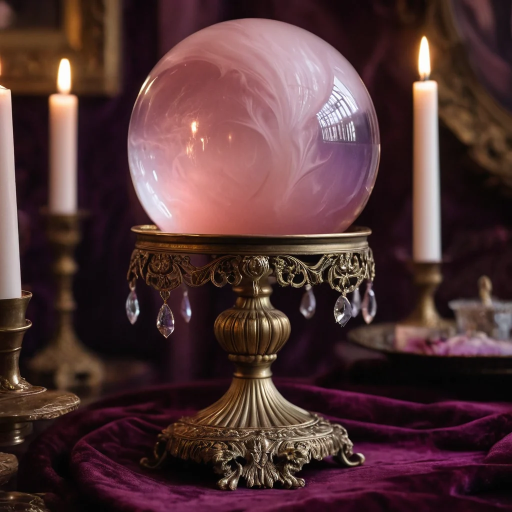
#> input picture assets/bola.webp, 1024 x 1024 px, given in place of moeda-lua.png, which was not available (shown at 1/2 size)
$ python preparar_jogos.py ../assets/bola.webp
#> lines starting #> are read from the running program, lines starting #| are printed output that depends on the picture; after the words box and inside, x2 and y2 are one past the last pixel; in counts of white or black regions, pixels touching at a corner belong together; pictures that were not available may be replaced by others from this repository, and a replacement may not be noted
"""Leva as imagens dos jogos (geradas na RX 7900 XTX) para assets/jogos.

Uso: python ferramentas/preparar_jogos.py pasta_rodada3
As moedas e a roda vieram sobre fundo preto: são recortadas em círculo (centro e raio medidos na imagem 1024x1024).
"""
import sys
from pathlib import Path
from PIL import Image, ImageDraw, ImageFilter

ORIGEM = Path(sys.argv[1])
DESTINO = Path(__file__).resolve().parent.parent / "assets" / "jogos"
DESTINO.mkdir(parents=True, exist_ok=True)

def circulo(nome, cx, cy, r, lado):
#> called with nome = 'moeda-lua', cx = 512, cy = 512, r = 432, lado = 360
    img = Image.open(ORIGEM / f"{nome}.png").convert("RGBA").crop((cx - r, cy - r, cx + r, cy + r))
    m = Image.new("L", img.size, 0); ImageDraw.Draw(m).ellipse((2, 2, 2 * r - 2, 2 * r - 2), fill=255)
#> after `m = Image.new('L', img.size, 0)`: m: PIL image 864x864 L; every value is 0
#> after `ImageDraw.Draw(m).ellipse((2, 2, 2 * r - 2, 2 * r - 2), fill=255)`:
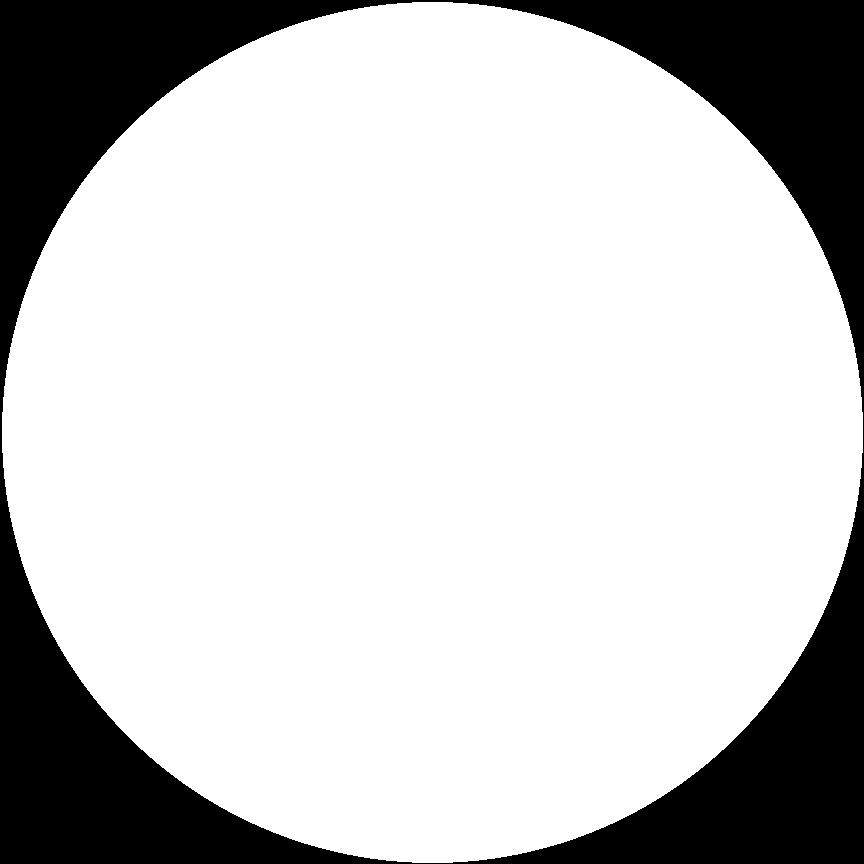
#> m: PIL image 864x864 L; 78% white; 1 black region, box (x1, y1, x2, y2) and area: (0, 0, 864, 864) 164407
    img.putalpha(m.filter(ImageFilter.GaussianBlur(1.5)))
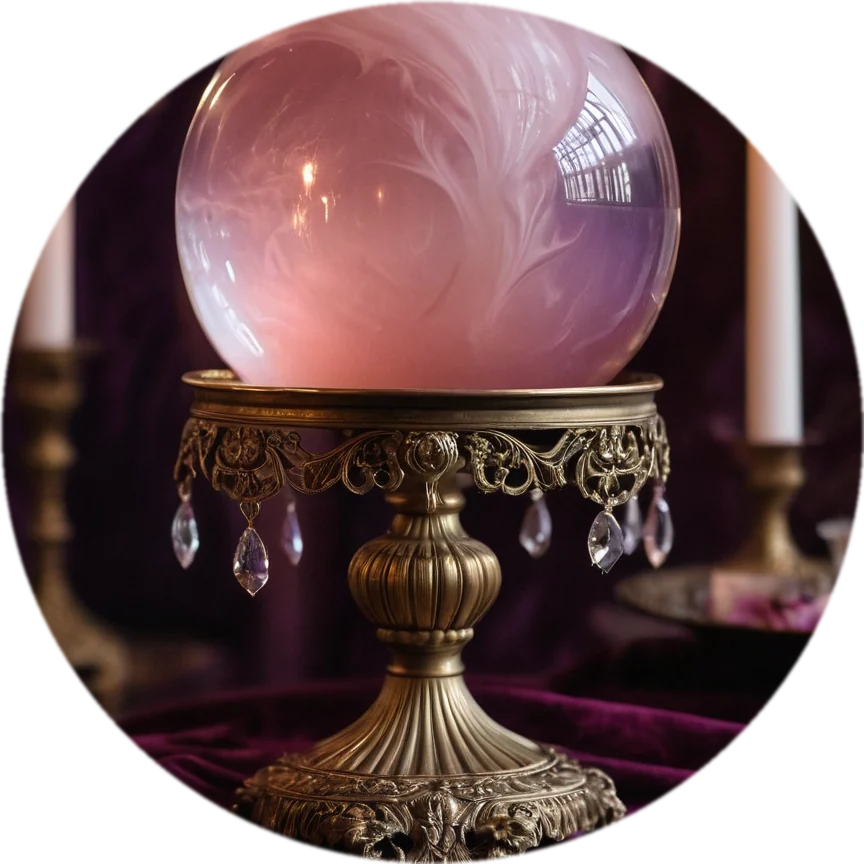
#> img: PIL image 864x864 RGBA; mean R, G, B, A 88.3, 58.9, 59, 198.8; transparent parts drawn white
    img.resize((lado, lado), Image.LANCZOS).save(DESTINO / f"{nome}.webp", "WEBP", quality=90, method=6)

circulo("moeda-lua", 512, 512, 432, 360)
circulo("moeda-rosa", 512, 512, 492, 360)
#> call 2 of circulo, with nome = 'moeda-rosa', cx = 512, cy = 512, r = 492, lado = 360
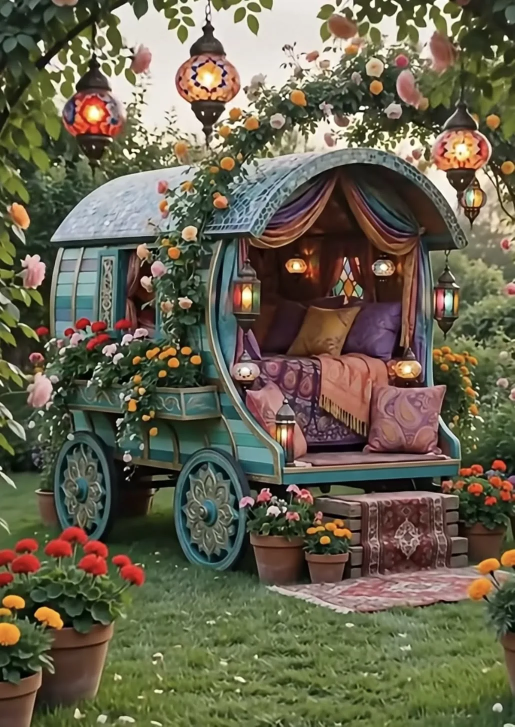
#> input picture assets/carroca-jardim.webp, 1029 x 1453 px, given in place of moeda-rosa.png, which was not available (shown at 1/2 size)
#> in circulo (call 2), `m = Image.new('L', img.size, 0)`: m: PIL image 984x984 L; every value is 0
#> in circulo (call 2), `ImageDraw.Draw(m).ellipse((2, 2, 2 * r - 2, 2 * r - 2), fill=255)`: m: PIL image 984x984 L; 78% white; 1 black region, box (x1, y1, x2, y2) and area: (0, 0, 984, 984) 212535
#> in circulo (call 2), `img.resize((lado, lado), Image.LANCZOS).save(DESTINO / f"{nome}.webp",..`:
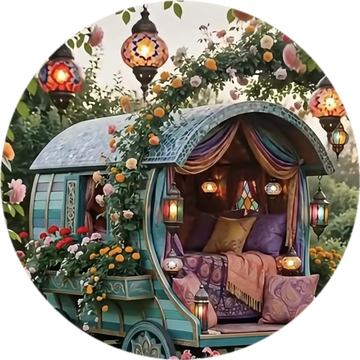
#> saved as moeda-rosa.webp: PIL image 360x360 RGBA; mean R, G, B, A 89.5, 82.1, 71.9, 199; transparent parts drawn white
circulo("roda-fortuna", 512, 487, 476, 800)
#> call 3 of circulo, with nome = 'roda-fortuna', cx = 512, cy = 487, r = 476, lado = 800
#> in circulo (call 3), `m = Image.new('L', img.size, 0)`: m: PIL image 952x952 L; every value is 0
#> in circulo (call 3), `ImageDraw.Draw(m).ellipse((2, 2, 2 * r - 2, 2 * r - 2), fill=255)`: m: PIL image 952x952 L; 78% white; 1 black region, box (x1, y1, x2, y2) and area: (0, 0, 952, 952) 199155
#> in circulo (call 3), `img.putalpha(m.filter(ImageFilter.GaussianBlur(1.5)))`:
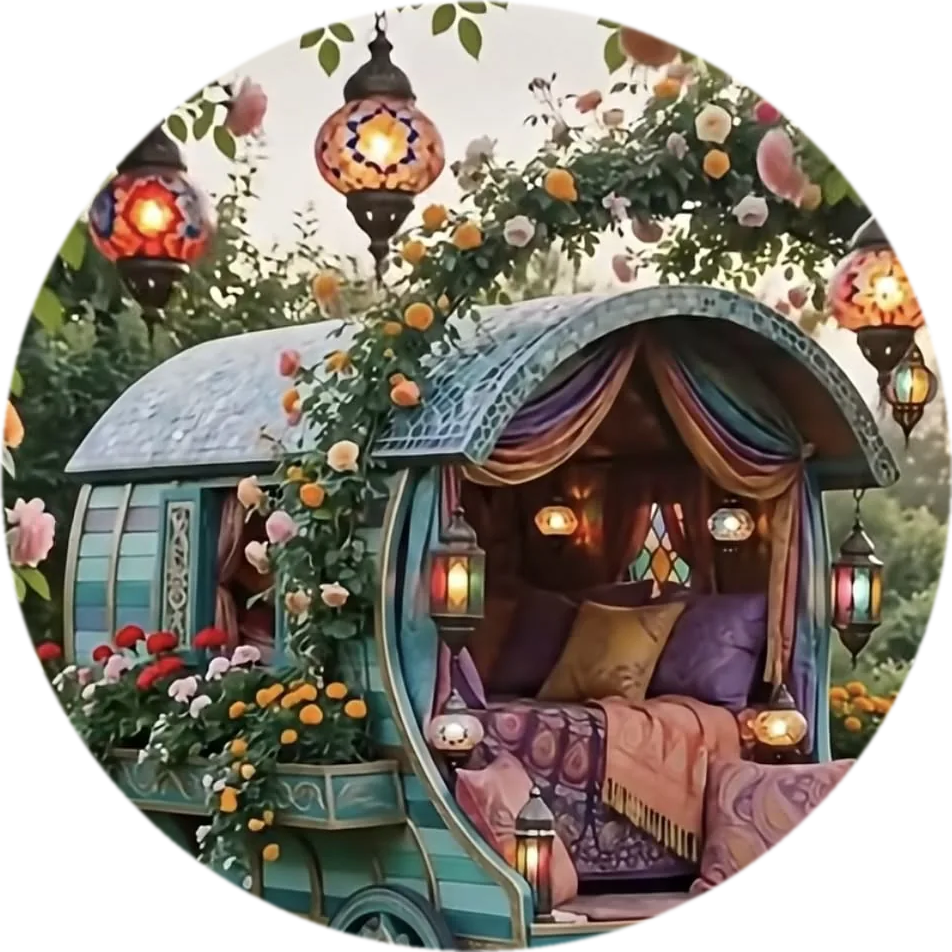
#> img: PIL image 952x952 RGBA; mean R, G, B, A 111.1, 103.4, 88.7, 199; transparent parts drawn white

m = Image.open(ORIGEM / "mao.png").convert("RGB"); m.thumbnail((832, 1216))
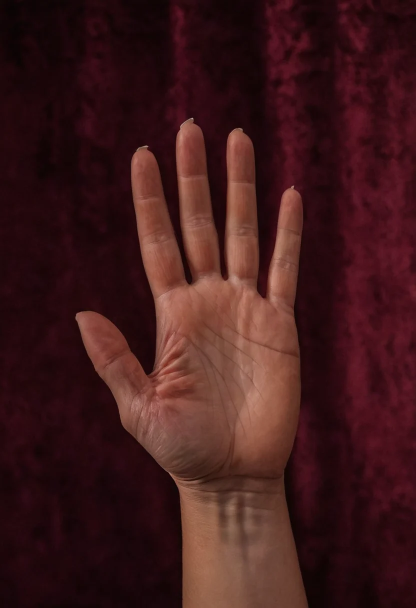
#> input picture assets/jogos/mao.webp, 832 x 1216 px, given in place of mao.png, which was not available (shown at 1/2 size)
#> further down, m is the input picture: PIL image 832x1216 RGB; mean R, G, B 63.3, 26, 26.6
m.save(DESTINO / "mao.webp", "WEBP", quality=86, method=6)
x = Image.open(ORIGEM / "xicara.png").convert("RGB"); x.thumbnail((900, 900), Image.LANCZOS)
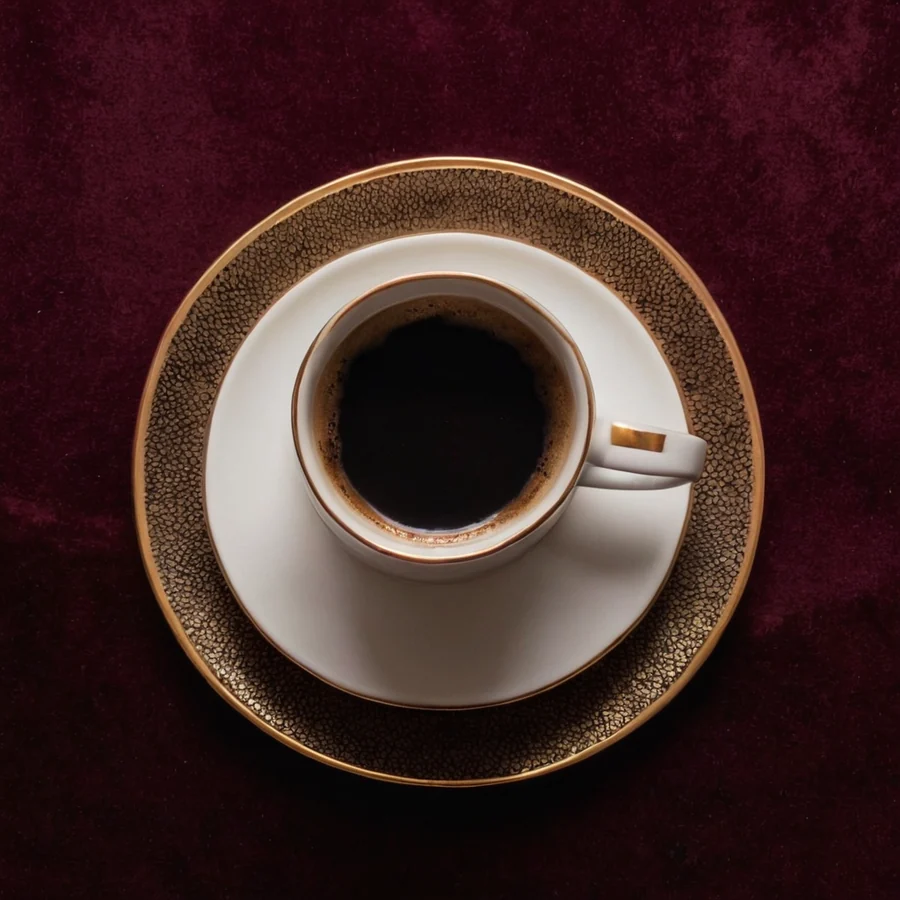
#> input picture assets/jogos/xicara.webp, 900 x 900 px, given in place of xicara.png, which was not available
#> further down, x is the input picture: PIL image 900x900 RGB; mean R, G, B 65.1, 39.3, 37.9
x.save(DESTINO / "xicara.webp", "WEBP", quality=86, method=6)
print("ok", sorted(p.name for p in DESTINO.iterdir()))
